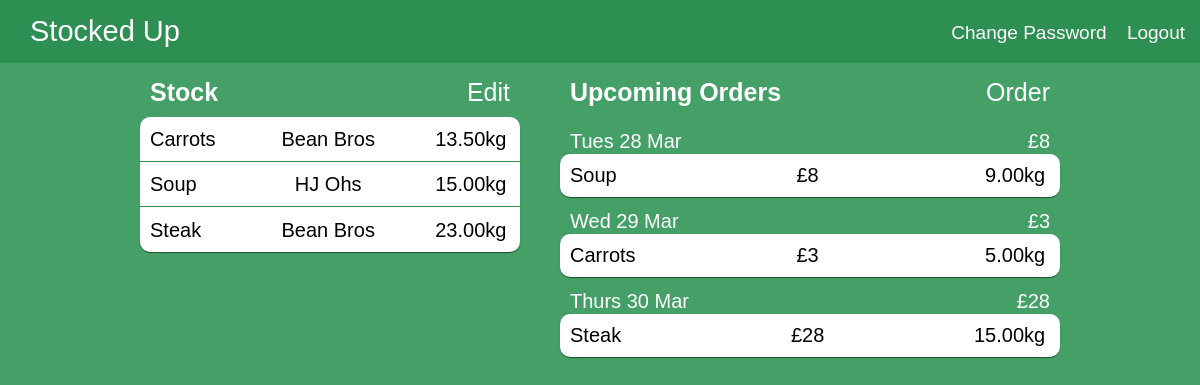
The page /stock (signed in) on the database its author committed.
### stockedup/models.py (models this page shows, shortened)
class Supplier(models.Model):
    name = models.CharField(max_length=128)
    email = models.EmailField(unique=True)
    def __str__(self):
        return self.name

class Item(models.Model):
    user = models.ForeignKey(User)
    supplier = models.ForeignKey(Supplier)
    name = models.CharField(max_length=128)
    rate = models.DecimalField(default=0, decimal_places=2, max_digits=10)
    cost = models.DecimalField(default=0, decimal_places=2, max_digits=10)
    stock = models.DecimalField(default=0, decimal_places=2, max_digits=10)
    lastUpdated = models.DateField(default=date.today)
    class Meta:
        unique_together = ("user", "supplier", "name")

### stockedup/views.py (the view)
# urls.py: url(r'^stock', views.stock, name='stock'),
@login_required
def stock(request):
	items = Item.objects.filter(user=request.user)
	contextDict = {'stock': []}
	for item in items:
		contextDict['stock'] += [
			{'name': item.name, 'from': item.supplier, 'kgpw': item.rate, 'amount': item.stock, 'ppkg': 2}]
	contextDict['orders'] = upcomingOrdersList(items)
	return render(request, 'stockedup/stock.html', context=contextDict)

### templates/stockedup/stock.html (shortened to what this page needs)
{% extends 'stockedup/base.html' %}
{% load staticfiles %}
{% block body_block %}
	<div id="fixedbox">
		<div id="currentStock" class="stockbox">
			<span><h1>Stock</h1><a class="edit">Edit</a></span>
			<li>
				{% for item in stock %}
					<ul class="itemrow" data-kgpw="{{ item.kgpw }}" data-ppkg="{{ item.ppkg }}" data-fromemail="{{ item.from.email }}"><span data-type="name">{{ item.name }}</span><span data-type="from">{{ item.from }}</span><span data-type="amount">{{ item.amount }}kg</span></ul>
				{% endfor %}
			</li>
		</div>
		<div id="upcomingOrders" class="stockbox">
			<span><h1>Upcoming Orders</h1><a id="sendorder">Order</a></span>
			<li>
				{% for day in orders %}
					<ul>
						<h2><span>{{ day.date }}</span><span id="amount">£{{ day.total }}</span></h2>
						<li>
							{% for order in day.orders %}
								<ul data-fromemail="{{ order.from.email }}"><span>{{ order.name }}</span><span>£{{ order.cost }}</span><span>{{ order.amount }}kg</span></ul>
							{% endfor %}
						</li>
					</ul>
				{% endfor %}
			</li>
		</div>
	</div>
{% endblock %}

### templates/stockedup/base.html (shortened to what this page needs)
<!DOCTYPE html>
{% load staticfiles %}
<html>
	<head>
		<link rel="stylesheet" type="text/css" href="{% static "stockedup/css/style.css" %}" />
	</head>
	<body>
		<div id="header">
			<a href="/stock"><h1>Stocked Up</h1></a>
			{% if user.is_authenticated %}
				<span>
					<a href="{% url 'auth_password_change' %}">Change Password</a>
					<a href="{% url 'auth_logout' %}?next=/accounts/login/">Logout</a>
				</span>
			{% endif %}
		</div>
		{% block body_block %}
		{% endblock %}
	</body>
</html>

### static/stockedup/css/style.css (style rules this page uses)
@media (min-width: 930px) { div#fixedbox { margin-left: calc(50% - 465px); } }
html { font-family: sans-serif; font-size: 20px; }
body { margin: 0px; background-color: #45a067; }
div#header { background-color: #2e8f52; padding: 15px; }
#header h1 { margin: 0px; color: #fff; font-weight: 400; font-size: 29px; display: inline-block; }
div#currentStock { width: 380px; margin-right: 30px; }
div#upcomingOrders { width: 500px; float: right; }
#currentStock h1, #upcomingOrders h1 { font-weight: 600; margin: 0px; display: inline-block; color: #fff; font-size: 25px; }
#currentStock li { background-color: #fff; border-radius: 10px; box-shadow: 0px 1px 1px rgba(0, 0, 0, 0.5); display: block; }
#currentStock a { font-weight: 300; float: right; cursor: pointer; }
.stockbox { display: inline-block; margin: 5px; vertical-align: top; }
.stockbox>span { color: #fff; margin: 10px; display: block; font-size: 25px; }
.stockbox ul { display: inline-block; width: calc(100% - 20px); margin: 0px; padding: 10px; border-bottom: 1px solid #2e8f52; }
.stockbox ul span { display: inline-block; text-align: center; vertical-align: middle; width: 33%; font-size: 20px; }
.stockbox ul span:first-child { text-align: left; }
.stockbox ul span:last-child { text-align: right; }
#upcomingOrders li { display: block; }
#upcomingOrders>li>ul { border: none; padding: 0px; color: #fff; font-size: 15px; width: 100%; }
.stockbox h2 { font-weight: inherit; margin: 10px; margin-bottom: 1px; }
#upcomingOrders li li { background: #fff; color: #000; border-radius: 10px; box-shadow: 0px 1px 1px rgba(0, 0, 0, 0.5); }
#currentStock:not(.edit) ul:nth-last-child(2) { border: none; }
div#fixedbox { max-width: 930px; margin-bottom: 30px; }
#header span { float: right; font-size: 19px; font-weight: 300; margin-top: 7px; }
a { color: #fff; text-decoration: none; }
#header a { margin-left: 15px; }
#upcomingOrders ul:last-child { border: none; }
.stockbox ul h2 span { width: 50%; }
a#sendorder { font-weight: 300; float: right; cursor: pointer; }

### rows shown on the page
Supplier: name "Carrots", from "Bean Bros", amount "13.50", name "Steak", amount "23.00", cost "3", amount "5.00", cost "28", amount "15.00"
Supplier: name "Soup", from "HJ Ohs", amount "15.00", cost "8", amount "9.00"

### other values the page prints
{{ day.date }} "Tues 28 Mar" "Wed 29 Mar" "Thurs 30 Mar"
{{ day.total }} "8" "3" "28"
